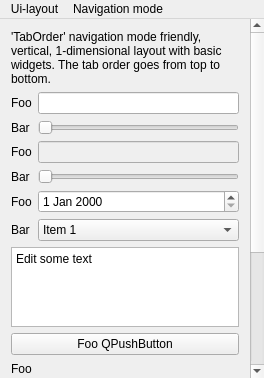
<?xml version="1.0" encoding="UTF-8"?>
<ui version="4.0">
 <class>KeypadNavigation</class>
 <widget class="QMainWindow" name="KeypadNavigation">
  <property name="geometry">
   <rect>
    <x>0</x>
    <y>0</y>
    <width>264</width>
    <height>378</height>
   </rect>
  </property>
  <property name="sizePolicy">
   <sizepolicy hsizetype="Preferred" vsizetype="Maximum">
    <horstretch>0</horstretch>
    <verstretch>0</verstretch>
   </sizepolicy>
  </property>
  <property name="windowTitle">
   <string>KeypadNavigation</string>
  </property>
  <widget class="QWidget" name="centralWidget">
   <layout class="QVBoxLayout" name="verticalLayout_5">
    <property name="margin">
     <number>0</number>
    </property>
    <item>
     <widget class="QStackedWidget" name="m_stackWidget">
      <property name="currentIndex">
       <number>0</number>
      </property>
      <widget class="QWidget" name="m_pageVerticalSimple">
       <layout class="QVBoxLayout" name="verticalLayout_11">
        <property name="margin">
         <number>0</number>
        </property>
        <item>
         <widget class="QScrollArea" name="scrollArea">
          <property name="focusPolicy">
           <enum>Qt::NoFocus</enum>
          </property>
          <property name="frameShape">
           <enum>QFrame::NoFrame</enum>
          </property>
          <property name="widgetResizable">
           <bool>true</bool>
          </property>
          <widget class="QWidget" name="scrollAreaWidgetContents">
           <property name="geometry">
            <rect>
             <x>0</x>
             <y>0</y>
             <width>248</width>
             <height>501</height>
            </rect>
           </property>
           <layout class="QVBoxLayout" name="verticalLayout">
            <item>
             <widget class="QLabel" name="label_7">
              <property name="text">
               <string>'TabOrder' navigation mode friendly, vertical, 1-dimensional layout with basic widgets. The tab order goes from top to bottom.</string>
              </property>
              <property name="wordWrap">
               <bool>true</bool>
              </property>
             </widget>
            </item>
            <item>
             <layout class="QFormLayout" name="formLayout">
              <item row="0" column="0">
               <widget class="QLabel" name="label">
                <property name="text">
                 <string>Foo</string>
                </property>
               </widget>
              </item>
              <item row="0" column="1">
               <widget class="QLineEdit" name="lineEdit"/>
              </item>
              <item row="1" column="0">
               <widget class="QLabel" name="label_2">
                <property name="text">
                 <string>Bar</string>
                </property>
               </widget>
              </item>
              <item row="1" column="1">
               <widget class="QSlider" name="horizontalSlider">
                <property name="maximum">
                 <number>10</number>
                </property>
                <property name="orientation">
                 <enum>Qt::Horizontal</enum>
                </property>
               </widget>
              </item>
              <item row="2" column="0">
               <widget class="QLabel" name="label_3">
                <property name="text">
                 <string>Foo</string>
                </property>
               </widget>
              </item>
              <item row="2" column="1">
               <widget class="QLineEdit" name="lineEdit_4">
                <property name="enabled">
                 <bool>false</bool>
                </property>
               </widget>
              </item>
              <item row="3" column="0">
               <widget class="QLabel" name="label_4">
                <property name="text">
                 <string>Bar</string>
                </property>
               </widget>
              </item>
              <item row="3" column="1">
               <widget class="QSlider" name="horizontalSlider_2">
                <property name="enabled">
                 <bool>false</bool>
                </property>
                <property name="maximum">
                 <number>10</number>
                </property>
                <property name="orientation">
                 <enum>Qt::Horizontal</enum>
                </property>
               </widget>
              </item>
              <item row="4" column="0">
               <widget class="QLabel" name="label_5">
                <property name="text">
                 <string>Foo</string>
                </property>
               </widget>
              </item>
              <item row="4" column="1">
               <widget class="QDateEdit" name="dateEdit"/>
              </item>
              <item row="5" column="0">
               <widget class="QLabel" name="label_6">
                <property name="text">
                 <string>Bar</string>
                </property>
               </widget>
              </item>
              <item row="5" column="1">
               <widget class="QComboBox" name="comboBox">
                <item>
                 <property name="text">
                  <string>Item 1</string>
                 </property>
                </item>
                <item>
                 <property name="text">
                  <string>Item 2</string>
                 </property>
                </item>
                <item>
                 <property name="text">
                  <string>Item 3</string>
                 </property>
                </item>
                <item>
                 <property name="text">
                  <string>Item 4</string>
                 </property>
                </item>
                <item>
                 <property name="text">
                  <string>Item 5</string>
                 </property>
                </item>
                <item>
                 <property name="text">
                  <string>Item 6</string>
                 </property>
                </item>
                <item>
                 <property name="text">
                  <string>Item 7</string>
                 </property>
                </item>
                <item>
                 <property name="text">
                  <string>Item 9</string>
                 </property>
                </item>
                <item>
                 <property name="text">
                  <string>Item 10</string>
                 </property>
                </item>
               </widget>
              </item>
             </layout>
            </item>
            <item>
             <widget class="QPlainTextEdit" name="plainTextEdit">
              <property name="maximumSize">
               <size>
                <width>16777215</width>
                <height>80</height>
               </size>
              </property>
              <property name="plainText">
               <string>Edit some text</string>
              </property>
             </widget>
            </item>
            <item>
             <layout class="QVBoxLayout" name="verticalLayout_4">
              <item>
               <widget class="QPushButton" name="pushButton">
                <property name="text">
                 <string>Foo QPushButton</string>
                </property>
               </widget>
              </item>
              <item>
               <widget class="QGroupBox" name="groupBox">
                <property name="title">
                 <string>Foo</string>
                </property>
                <layout class="QVBoxLayout" name="verticalLayout_2">
                 <item>
                  <widget class="QRadioButton" name="radioButton">
                   <property name="text">
                    <string>Bar 1</string>
                   </property>
                  </widget>
                 </item>
                 <item>
                  <widget class="QRadioButton" name="radioButton_2">
                   <property name="text">
                    <string>Bar 2</string>
                   </property>
                  </widget>
                 </item>
                </layout>
               </widget>
              </item>
              <item>
               <widget class="QGroupBox" name="groupBox_2">
                <property name="title">
                 <string>Foo</string>
                </property>
                <layout class="QVBoxLayout" name="verticalLayout_3">
                 <item>
                  <widget class="QCheckBox" name="checkBox">
                   <property name="text">
                    <string>CheckBox</string>
                   </property>
                  </widget>
                 </item>
                 <item>
                  <widget class="QCheckBox" name="checkBox_2">
                   <property name="text">
                    <string>CheckBox</string>
                   </property>
                  </widget>
                 </item>
                </layout>
               </widget>
              </item>
             </layout>
            </item>
           </layout>
          </widget>
         </widget>
        </item>
       </layout>
      </widget>
      <widget class="QWidget" name="m_pageVerticalComplex">
       <layout class="QVBoxLayout" name="verticalLayout_8">
        <property name="margin">
         <number>0</number>
        </property>
        <item>
         <widget class="QTabWidget" name="tabWidget">
          <property name="currentIndex">
           <number>0</number>
          </property>
          <widget class="QWidget" name="tab">
           <attribute name="title">
            <string>Tab 1</string>
           </attribute>
           <layout class="QVBoxLayout" name="verticalLayout_6">
            <property name="margin">
             <number>0</number>
            </property>
            <item>
             <widget class="QScrollArea" name="scrollArea_2">
              <property name="frameShape">
               <enum>QFrame::NoFrame</enum>
              </property>
              <property name="widgetResizable">
               <bool>true</bool>
              </property>
              <widget class="QWidget" name="scrollAreaWidgetContents_2">
               <property name="geometry">
                <rect>
                 <x>0</x>
                 <y>0</y>
                 <width>242</width>
                 <height>472</height>
                </rect>
               </property>
               <layout class="QVBoxLayout" name="verticalLayout_7">
                <property name="margin">
                 <number>9</number>
                </property>
                <item>
                 <widget class="QLabel" name="label_8">
                  <property name="text">
                   <string>&lt;!DOCTYPE HTML PUBLIC &quot;-//W3C//DTD HTML 4.0//EN&quot; &quot;http://www.w3.org/TR/REC-html40/strict.dtd&quot;&gt;
&lt;html&gt;&lt;head&gt;&lt;meta name=&quot;qrichtext&quot; content=&quot;1&quot; /&gt;&lt;style type=&quot;text/css&quot;&gt;
p, li { white-space: pre-wrap; }
&lt;/style&gt;&lt;/head&gt;&lt;body style=&quot; font-family:'MS Shell Dlg 2'; font-size:8.25pt; font-weight:400; font-style:normal;&quot;&gt;
&lt;p style=&quot; margin-top:0px; margin-bottom:0px; margin-left:0px; margin-right:0px; -qt-block-indent:0; text-indent:0px;&quot;&gt;Challenes both navigation modes: Vertical, 1-dimensional layout with &lt;span style=&quot; font-weight:600;&quot;&gt;complex&lt;/span&gt; widgets. The tab order goes from top to bottom.&lt;/p&gt;&lt;/body&gt;&lt;/html&gt;</string>
                  </property>
                  <property name="wordWrap">
                   <bool>true</bool>
                  </property>
                 </widget>
                </item>
                <item>
                 <widget class="QListWidget" name="listWidget">
                  <property name="minimumSize">
                   <size>
                    <width>1</width>
                    <height>1</height>
                   </size>
                  </property>
                  <property name="maximumSize">
                   <size>
                    <width>16777215</width>
                    <height>80</height>
                   </size>
                  </property>
                  <item>
                   <property name="text">
                    <string>Item 1</string>
                   </property>
                  </item>
                  <item>
                   <property name="text">
                    <string>Item 2</string>
                   </property>
                  </item>
                  <item>
                   <property name="text">
                    <string>Item 3</string>
                   </property>
                  </item>
                  <item>
                   <property name="text">
                    <string>Item 4</string>
                   </property>
                  </item>
                  <item>
                   <property name="text">
                    <string>Item 5</string>
                   </property>
                  </item>
                 </widget>
                </item>
                <item>
                 <widget class="QTreeWidget" name="treeWidget">
                  <property name="maximumSize">
                   <size>
                    <width>16777215</width>
                    <height>80</height>
                   </size>
                  </property>
                  <column>
                   <property name="text">
                    <string/>
                   </property>
                  </column>
                  <column>
                   <property name="text">
                    <string>B</string>
                   </property>
                  </column>
                  <item>
                   <property name="text">
                    <string>A</string>
                   </property>
                   <property name="text">
                    <string>Foo</string>
                   </property>
                   <item>
                    <property name="text">
                     <string>1</string>
                    </property>
                    <property name="text">
                     <string>Bar</string>
                    </property>
                    <item>
                     <property name="text">
                      <string>a</string>
                     </property>
                     <property name="text">
                      <string>Foo</string>
                     </property>
                    </item>
                    <item>
                     <property name="text">
                      <string>b</string>
                     </property>
                     <property name="text">
                      <string>Bar</string>
                     </property>
                    </item>
                    <item>
                     <property name="text">
                      <string>c</string>
                     </property>
                     <property name="text">
                      <string>Foo</string>
                     </property>
                    </item>
                   </item>
                   <item>
                    <property name="text">
                     <string>2</string>
                    </property>
                    <property name="text">
                     <string>Bar</string>
                    </property>
                    <item>
                     <property name="text">
                      <string>a</string>
                     </property>
                     <property name="text">
                      <string>Foo</string>
                     </property>
                    </item>
                    <item>
                     <property name="text">
                      <string>b</string>
                     </property>
                     <property name="text">
                      <string>Bar</string>
                     </property>
                    </item>
                    <item>
                     <property name="text">
                      <string>c</string>
                     </property>
                     <property name="text">
                      <string>Foo</string>
                     </property>
                    </item>
                   </item>
                   <item>
                    <property name="text">
                     <string>3</string>
                    </property>
                    <property name="text">
                     <string>Bar</string>
                    </property>
                    <item>
                     <property name="text">
                      <string>a</string>
                     </property>
                     <property name="text">
                      <string>Foo</string>
                     </property>
                    </item>
                    <item>
                     <property name="text">
                      <string>b</string>
                     </property>
                     <property name="text">
                      <string>Bar</string>
                     </property>
                    </item>
                    <item>
                     <property name="text">
                      <string>c</string>
                     </property>
                     <property name="text">
                      <string>Foo</string>
                     </property>
                    </item>
                   </item>
                  </item>
                  <item>
                   <property name="text">
                    <string>B</string>
                   </property>
                   <property name="text">
                    <string>Bar</string>
                   </property>
                   <item>
                    <property name="text">
                     <string>1</string>
                    </property>
                    <property name="text">
                     <string>Foo</string>
                    </property>
                   </item>
                   <item>
                    <property name="text">
                     <string>2</string>
                    </property>
                    <property name="text">
                     <string>Bar</string>
                    </property>
                   </item>
                   <item>
                    <property name="text">
                     <string>3</string>
                    </property>
                    <property name="text">
                     <string>Foo</string>
                    </property>
                   </item>
                  </item>
                 </widget>
                </item>
                <item>
                 <widget class="QTableWidget" name="tableWidget">
                  <property name="maximumSize">
                   <size>
                    <width>16777215</width>
                    <height>80</height>
                   </size>
                  </property>
                  <row>
                   <property name="text">
                    <string>1</string>
                   </property>
                  </row>
                  <row>
                   <property name="text">
                    <string>2</string>
                   </property>
                  </row>
                  <row>
                   <property name="text">
                    <string>3</string>
                   </property>
                  </row>
                  <column>
                   <property name="text">
                    <string>A</string>
                   </property>
                  </column>
                  <column>
                   <property name="text">
                    <string>B</string>
                   </property>
                  </column>
                  <column>
                   <property name="text">
                    <string>C</string>
                   </property>
                  </column>
                  <item row="0" column="0">
                   <property name="text">
                    <string>Foo</string>
                   </property>
                  </item>
                  <item row="0" column="1">
                   <property name="text">
                    <string>Bar</string>
                   </property>
                  </item>
                  <item row="0" column="2">
                   <property name="text">
                    <string>Foo</string>
                   </property>
                  </item>
                  <item row="1" column="0">
                   <property name="text">
                    <string>Bar</string>
                   </property>
                  </item>
                  <item row="1" column="1">
                   <property name="text">
                    <string>Foo</string>
                   </property>
                  </item>
                  <item row="1" column="2">
                   <property name="text">
                    <string>Bar</string>
                   </property>
                  </item>
                  <item row="2" column="0">
                   <property name="text">
                    <string>Foo</string>
                   </property>
                  </item>
                  <item row="2" column="1">
                   <property name="text">
                    <string>Bar</string>
                   </property>
                  </item>
                  <item row="2" column="2">
                   <property name="text">
                    <string>Foo</string>
                   </property>
                  </item>
                 </widget>
                </item>
                <item>
                 <widget class="QCalendarWidget" name="calendarWidget">
                  <property name="minimumSize">
                   <size>
                    <width>100</width>
                    <height>80</height>
                   </size>
                  </property>
                  <property name="horizontalHeaderFormat">
                   <enum>QCalendarWidget::SingleLetterDayNames</enum>
                  </property>
                  <property name="verticalHeaderFormat">
                   <enum>QCalendarWidget::NoVerticalHeader</enum>
                  </property>
                 </widget>
                </item>
               </layout>
              </widget>
             </widget>
            </item>
           </layout>
          </widget>
          <widget class="QWidget" name="tab_2">
           <attribute name="title">
            <string>Tab 2</string>
           </attribute>
           <layout class="QVBoxLayout" name="verticalLayout_9">
            <item>
             <widget class="QPlainTextEdit" name="plainTextEdit_2">
              <property name="plainText">
               <string>Congratulations! You changed the Tab :)

As a reward you can try out the QDial, below.</string>
              </property>
             </widget>
            </item>
            <item>
             <widget class="QDial" name="dial"/>
            </item>
           </layout>
          </widget>
         </widget>
        </item>
       </layout>
      </widget>
      <widget class="QWidget" name="m_pageTwoDimensional">
       <layout class="QVBoxLayout" name="verticalLayout_12">
        <property name="margin">
         <number>0</number>
        </property>
        <item>
         <widget class="QScrollArea" name="scrollArea_3">
          <property name="focusPolicy">
           <enum>Qt::NoFocus</enum>
          </property>
          <property name="frameShape">
           <enum>QFrame::NoFrame</enum>
          </property>
          <property name="widgetResizable">
           <bool>true</bool>
          </property>
          <widget class="QWidget" name="scrollAreaWidgetContents_3">
           <property name="geometry">
            <rect>
             <x>0</x>
             <y>0</y>
             <width>264</width>
             <height>357</height>
            </rect>
           </property>
           <layout class="QGridLayout" name="gridLayout_5">
            <item row="0" column="0" colspan="3">
             <widget class="QLabel" name="label_10">
              <property name="text">
               <string>2-dimensional layout. Better usable with 'Directional' navigation mode.</string>
              </property>
              <property name="wordWrap">
               <bool>true</bool>
              </property>
             </widget>
            </item>
            <item row="1" column="0" colspan="3">
             <widget class="QLineEdit" name="lineEdit_13"/>
            </item>
            <item row="1" column="3">
             <widget class="QToolButton" name="toolButton_31">
              <property name="text">
               <string>...</string>
              </property>
             </widget>
            </item>
            <item row="2" column="3">
             <widget class="QToolButton" name="toolButton_30">
              <property name="text">
               <string>...</string>
              </property>
             </widget>
            </item>
            <item row="4" column="0">
             <widget class="QLineEdit" name="lineEdit_2"/>
            </item>
            <item row="4" column="1">
             <widget class="QLineEdit" name="lineEdit_3"/>
            </item>
            <item row="4" column="2">
             <widget class="QLineEdit" name="lineEdit_5"/>
            </item>
            <item row="4" column="3">
             <widget class="QToolButton" name="toolButton_32">
              <property name="text">
               <string>...</string>
              </property>
             </widget>
            </item>
            <item row="5" column="0">
             <widget class="QLineEdit" name="lineEdit_6"/>
            </item>
            <item row="5" column="1">
             <widget class="QLabel" name="label_9">
              <property name="text">
               <string>Foo</string>
              </property>
             </widget>
            </item>
            <item row="5" column="2">
             <widget class="QLineEdit" name="lineEdit_8"/>
            </item>
            <item row="8" column="0" colspan="4">
             <layout class="QGridLayout" name="gridLayout_4">
              <item row="1" column="1">
               <widget class="QPushButton" name="pushButton_23">
                <property name="text">
                 <string>D</string>
                </property>
               </widget>
              </item>
              <item row="0" column="1">
               <widget class="QPushButton" name="pushButton_7">
                <property name="text">
                 <string>A</string>
                </property>
               </widget>
              </item>
              <item row="0" column="2">
               <widget class="QPushButton" name="pushButton_9">
                <property name="text">
                 <string>B</string>
                </property>
               </widget>
              </item>
              <item row="1" column="2">
               <widget class="QPushButton" name="pushButton_20">
                <property name="text">
                 <string>E</string>
                </property>
               </widget>
              </item>
              <item row="1" column="0">
               <widget class="QPushButton" name="pushButton_24">
                <property name="text">
                 <string>C</string>
                </property>
               </widget>
              </item>
              <item row="2" column="0">
               <widget class="QPushButton" name="pushButton_29">
                <property name="text">
                 <string>F</string>
                </property>
               </widget>
              </item>
              <item row="2" column="1">
               <widget class="QPushButton" name="pushButton_28">
                <property name="text">
                 <string>G</string>
                </property>
               </widget>
              </item>
             </layout>
            </item>
            <item row="2" column="0" colspan="3">
             <widget class="QLineEdit" name="lineEdit_14"/>
            </item>
            <item row="7" column="0" colspan="4">
             <spacer name="verticalSpacer_2">
              <property name="orientation">
               <enum>Qt::Vertical</enum>
              </property>
              <property name="sizeHint" stdset="0">
               <size>
                <width>0</width>
                <height>1</height>
               </size>
              </property>
             </spacer>
            </item>
            <item row="6" column="0">
             <widget class="QLineEdit" name="lineEdit_7"/>
            </item>
            <item row="6" column="1">
             <widget class="QLineEdit" name="lineEdit_9"/>
            </item>
            <item row="6" column="2">
             <widget class="QLineEdit" name="lineEdit_10"/>
            </item>
            <item row="6" column="3">
             <widget class="QToolButton" name="toolButton_35">
              <property name="text">
               <string>...</string>
              </property>
             </widget>
            </item>
           </layout>
          </widget>
         </widget>
        </item>
       </layout>
      </widget>
      <widget class="QWidget" name="m_pageSliderMagic">
       <layout class="QVBoxLayout" name="verticalLayout_10">
        <property name="margin">
         <number>0</number>
        </property>
        <item>
         <widget class="QScrollArea" name="scrollArea_4">
          <property name="focusPolicy">
           <enum>Qt::NoFocus</enum>
          </property>
          <property name="frameShape">
           <enum>QFrame::NoFrame</enum>
          </property>
          <property name="widgetResizable">
           <bool>true</bool>
          </property>
          <widget class="QWidget" name="scrollAreaWidgetContents_4">
           <property name="geometry">
            <rect>
             <x>0</x>
             <y>0</y>
             <width>264</width>
             <height>357</height>
            </rect>
           </property>
           <layout class="QGridLayout" name="gridLayout_7">
            <item row="0" column="0" colspan="2">
             <widget class="QLabel" name="label_11">
              <property name="text">
               <string>If possible, the slider value changes on left/right. However, navigating horizontally and changing tabs has higher priority.</string>
              </property>
              <property name="wordWrap">
               <bool>true</bool>
              </property>
             </widget>
            </item>
            <item row="2" column="0">
             <widget class="QSlider" name="horizontalSlider_4">
              <property name="maximum">
               <number>10</number>
              </property>
              <property name="orientation">
               <enum>Qt::Horizontal</enum>
              </property>
             </widget>
            </item>
            <item row="3" column="0" colspan="2">
             <widget class="QSlider" name="horizontalSlider_3">
              <property name="maximum">
               <number>10</number>
              </property>
              <property name="orientation">
               <enum>Qt::Horizontal</enum>
              </property>
             </widget>
            </item>
            <item row="5" column="0" colspan="2">
             <spacer name="verticalSpacer">
              <property name="orientation">
               <enum>Qt::Vertical</enum>
              </property>
              <property name="sizeHint" stdset="0">
               <size>
                <width>0</width>
                <height>0</height>
               </size>
              </property>
             </spacer>
            </item>
            <item row="4" column="0" colspan="2">
             <widget class="QTabWidget" name="tabWidget_2">
              <property name="sizePolicy">
               <sizepolicy hsizetype="Expanding" vsizetype="Maximum">
                <horstretch>0</horstretch>
                <verstretch>0</verstretch>
               </sizepolicy>
              </property>
              <property name="currentIndex">
               <number>0</number>
              </property>
              <widget class="QWidget" name="tab_3">
               <attribute name="title">
                <string>Tab 1</string>
               </attribute>
               <layout class="QGridLayout" name="gridLayout_2">
                <item row="1" column="1">
                 <widget class="QToolButton" name="toolButton_3">
                  <property name="text">
                   <string>...</string>
                  </property>
                 </widget>
                </item>
                <item row="2" column="0" colspan="2">
                 <widget class="QSlider" name="horizontalSlider_6">
                  <property name="maximum">
                   <number>10</number>
                  </property>
                  <property name="orientation">
                   <enum>Qt::Horizontal</enum>
                  </property>
                 </widget>
                </item>
                <item row="1" column="0">
                 <widget class="QSlider" name="horizontalSlider_7">
                  <property name="maximum">
                   <number>10</number>
                  </property>
                  <property name="orientation">
                   <enum>Qt::Horizontal</enum>
                  </property>
                 </widget>
                </item>
               </layout>
              </widget>
              <widget class="QWidget" name="tab_4">
               <attribute name="title">
                <string>Tab 2</string>
               </attribute>
               <layout class="QGridLayout" name="gridLayout">
                <item row="0" column="0">
                 <widget class="QSlider" name="horizontalSlider_5">
                  <property name="orientation">
                   <enum>Qt::Horizontal</enum>
                  </property>
                 </widget>
                </item>
                <item row="0" column="1">
                 <widget class="QLCDNumber" name="lcdNumber"/>
                </item>
               </layout>
              </widget>
             </widget>
            </item>
            <item row="2" column="1">
             <widget class="QToolButton" name="toolButton_2">
              <property name="text">
               <string>...</string>
              </property>
             </widget>
            </item>
           </layout>
          </widget>
         </widget>
        </item>
       </layout>
      </widget>
      <widget class="QWidget" name="m_pageChaos">
       <layout class="QGridLayout" name="gridLayout_6">
        <property name="margin">
         <number>0</number>
        </property>
        <property name="spacing">
         <number>0</number>
        </property>
        <item row="1" column="0">
         <widget class="QToolButton" name="toolButton_12">
          <property name="text">
           <string>o</string>
          </property>
         </widget>
        </item>
        <item row="2" column="5">
         <widget class="QToolButton" name="toolButton_10">
          <property name="text">
           <string>o</string>
          </property>
         </widget>
        </item>
        <item row="6" column="1">
         <widget class="QToolButton" name="toolButton_9">
          <property name="text">
           <string>o</string>
          </property>
         </widget>
        </item>
        <item row="7" column="0">
         <widget class="QToolButton" name="toolButton_14">
          <property name="text">
           <string>o</string>
          </property>
         </widget>
        </item>
        <item row="7" column="3">
         <widget class="QToolButton" name="toolButton_16">
          <property name="text">
           <string>o</string>
          </property>
         </widget>
        </item>
        <item row="1" column="2">
         <widget class="QToolButton" name="toolButton_11">
          <property name="text">
           <string>o</string>
          </property>
         </widget>
        </item>
        <item row="3" column="4">
         <widget class="QToolButton" name="toolButton_6">
          <property name="text">
           <string>o</string>
          </property>
         </widget>
        </item>
        <item row="6" column="4">
         <widget class="QToolButton" name="toolButton_15">
          <property name="text">
           <string>o</string>
          </property>
         </widget>
        </item>
        <item row="4" column="0">
         <widget class="QToolButton" name="toolButton_19">
          <property name="text">
           <string>o</string>
          </property>
         </widget>
        </item>
        <item row="2" column="1">
         <widget class="QToolButton" name="toolButton_7">
          <property name="text">
           <string>o</string>
          </property>
         </widget>
        </item>
        <item row="4" column="2">
         <widget class="QToolButton" name="toolButton_13">
          <property name="text">
           <string>o</string>
          </property>
         </widget>
        </item>
       </layout>
      </widget>
      <widget class="QWidget" name="m_pageDialogs">
       <layout class="QVBoxLayout" name="verticalLayout_13">
        <item>
         <widget class="QPushButton" name="m_buttonGetOpenFileName">
          <property name="text">
           <string>getOpenFileName()</string>
          </property>
         </widget>
        </item>
        <item>
         <widget class="QPushButton" name="m_buttonGetSaveFileName">
          <property name="text">
           <string>getSaveFileName()</string>
          </property>
         </widget>
        </item>
        <item>
         <widget class="QPushButton" name="m_buttonGetExistingDirectory">
          <property name="text">
           <string>getExistingDirectory()</string>
          </property>
         </widget>
        </item>
        <item>
         <widget class="QPushButton" name="m_buttonGetColor">
          <property name="text">
           <string>getColor()</string>
          </property>
         </widget>
        </item>
        <item>
         <widget class="QPushButton" name="m_buttonGetFont">
          <property name="text">
           <string>getFont()</string>
          </property>
         </widget>
        </item>
        <item>
         <widget class="QPushButton" name="m_buttonQuestion">
          <property name="text">
           <string>question()</string>
          </property>
         </widget>
        </item>
        <item>
         <widget class="QPushButton" name="m_buttonAboutQt">
          <property name="text">
           <string>aboutQt()</string>
          </property>
         </widget>
        </item>
        <item>
         <widget class="QPushButton" name="m_buttonGetItem">
          <property name="text">
           <string>getItem()</string>
          </property>
         </widget>
        </item>
        <item>
         <spacer name="verticalSpacer_3">
          <property name="orientation">
           <enum>Qt::Vertical</enum>
          </property>
          <property name="sizeHint" stdset="0">
           <size>
            <width>20</width>
            <height>104</height>
           </size>
          </property>
         </spacer>
        </item>
       </layout>
      </widget>
     </widget>
    </item>
   </layout>
  </widget>
  <widget class="QMenuBar" name="menuBar">
   <property name="geometry">
    <rect>
     <x>0</x>
     <y>0</y>
     <width>264</width>
     <height>21</height>
    </rect>
   </property>
   <widget class="QMenu" name="menuUi_layout">
    <property name="title">
     <string>Ui-layout</string>
    </property>
    <addaction name="m_actionLayoutVerticalSimple"/>
    <addaction name="m_actionLayoutVerticalComplex"/>
    <addaction name="m_actionLayoutTwoDimensional"/>
    <addaction name="m_actionLayoutSliderMagic"/>
    <addaction name="m_actionLayoutChaos"/>
    <addaction name="m_actionLayoutDialogs"/>
   </widget>
   <widget class="QMenu" name="m_menuNavigation_mode">
    <property name="title">
     <string>Navigation mode</string>
    </property>
    <addaction name="m_actionModeNone"/>
    <addaction name="m_actionModeKeypadTabOrder"/>
    <addaction name="m_actionModeKeypadDirectional"/>
    <addaction name="m_actionModeCursorAuto"/>
    <addaction name="m_actionModeCursorForceVisible"/>
   </widget>
   <addaction name="menuUi_layout"/>
   <addaction name="m_menuNavigation_mode"/>
  </widget>
  <action name="m_actionLayoutVerticalSimple">
   <property name="text">
    <string>Vertical Simple</string>
   </property>
  </action>
  <action name="m_actionLayoutVerticalComplex">
   <property name="text">
    <string>Vertical Complex</string>
   </property>
  </action>
  <action name="m_actionLayoutTwoDimensional">
   <property name="text">
    <string>Two-dimentional</string>
   </property>
  </action>
  <action name="m_actionLayoutSliderMagic">
   <property name="text">
    <string>Slider magic</string>
   </property>
  </action>
  <action name="m_actionLayoutChaos">
   <property name="text">
    <string>Chaos!</string>
   </property>
  </action>
  <action name="m_actionModeNone">
   <property name="text">
    <string>None</string>
   </property>
  </action>
  <action name="m_actionModeKeypadTabOrder">
   <property name="text">
    <string>KeypadTabOrder</string>
   </property>
  </action>
  <action name="m_actionModeKeypadDirectional">
   <property name="text">
    <string>KeypadDirectional</string>
   </property>
  </action>
  <action name="m_actionModeCursorAuto">
   <property name="text">
    <string>CursorAuto</string>
   </property>
  </action>
  <action name="m_actionModeCursorForceVisible">
   <property name="text">
    <string>CursorForceVisible</string>
   </property>
  </action>
  <action name="m_actionLayoutDialogs">
   <property name="text">
    <string>Dialogs</string>
   </property>
   <property name="toolTip">
    <string>m_actionLayoutDialogs</string>
   </property>
  </action>
 </widget>
 <layoutdefault spacing="6" margin="11"/>
 <tabstops>
  <tabstop>m_buttonGetOpenFileName</tabstop>
  <tabstop>m_buttonGetSaveFileName</tabstop>
  <tabstop>m_buttonGetExistingDirectory</tabstop>
  <tabstop>m_buttonGetColor</tabstop>
  <tabstop>m_buttonGetFont</tabstop>
  <tabstop>comboBox</tabstop>
  <tabstop>plainTextEdit</tabstop>
  <tabstop>pushButton</tabstop>
  <tabstop>radioButton</tabstop>
  <tabstop>radioButton_2</tabstop>
  <tabstop>checkBox</tabstop>
  <tabstop>checkBox_2</tabstop>
  <tabstop>listWidget</tabstop>
  <tabstop>treeWidget</tabstop>
  <tabstop>tableWidget</tabstop>
  <tabstop>calendarWidget</tabstop>
  <tabstop>plainTextEdit_2</tabstop>
  <tabstop>dial</tabstop>
  <tabstop>horizontalSlider_7</tabstop>
  <tabstop>toolButton_3</tabstop>
  <tabstop>horizontalSlider_6</tabstop>
  <tabstop>horizontalSlider_5</tabstop>
  <tabstop>lineEdit_13</tabstop>
  <tabstop>toolButton_31</tabstop>
  <tabstop>lineEdit_14</tabstop>
  <tabstop>toolButton_30</tabstop>
  <tabstop>lineEdit_2</tabstop>
  <tabstop>lineEdit_3</tabstop>
  <tabstop>lineEdit_5</tabstop>
  <tabstop>toolButton_32</tabstop>
  <tabstop>lineEdit_6</tabstop>
  <tabstop>lineEdit_8</tabstop>
  <tabstop>lineEdit_7</tabstop>
  <tabstop>lineEdit_9</tabstop>
  <tabstop>lineEdit_10</tabstop>
  <tabstop>toolButton_35</tabstop>
  <tabstop>pushButton_7</tabstop>
  <tabstop>pushButton_9</tabstop>
  <tabstop>pushButton_24</tabstop>
  <tabstop>pushButton_23</tabstop>
  <tabstop>pushButton_20</tabstop>
  <tabstop>pushButton_29</tabstop>
  <tabstop>pushButton_28</tabstop>
  <tabstop>toolButton_12</tabstop>
  <tabstop>toolButton_11</tabstop>
  <tabstop>toolButton_10</tabstop>
  <tabstop>toolButton_6</tabstop>
  <tabstop>toolButton_19</tabstop>
  <tabstop>toolButton_9</tabstop>
  <tabstop>toolButton_15</tabstop>
  <tabstop>toolButton_14</tabstop>
  <tabstop>toolButton_16</tabstop>
  <tabstop>tabWidget</tabstop>
  <tabstop>scrollArea_2</tabstop>
  <tabstop>horizontalSlider_4</tabstop>
  <tabstop>horizontalSlider_3</tabstop>
  <tabstop>tabWidget_2</tabstop>
  <tabstop>toolButton_2</tabstop>
  <tabstop>toolButton_7</tabstop>
  <tabstop>toolButton_13</tabstop>
  <tabstop>lineEdit_4</tabstop>
  <tabstop>lineEdit</tabstop>
  <tabstop>horizontalSlider</tabstop>
  <tabstop>horizontalSlider_2</tabstop>
  <tabstop>dateEdit</tabstop>
 </tabstops>
 <resources/>
 <connections>
  <connection>
   <sender>horizontalSlider_5</sender>
   <signal>valueChanged(int)</signal>
   <receiver>lcdNumber</receiver>
   <slot>display(int)</slot>
   <hints>
    <hint type="sourcelabel">
     <x>201</x>
     <y>326</y>
    </hint>
    <hint type="destinationlabel">
     <x>245</x>
     <y>324</y>
    </hint>
   </hints>
  </connection>
 </connections>
</ui>
